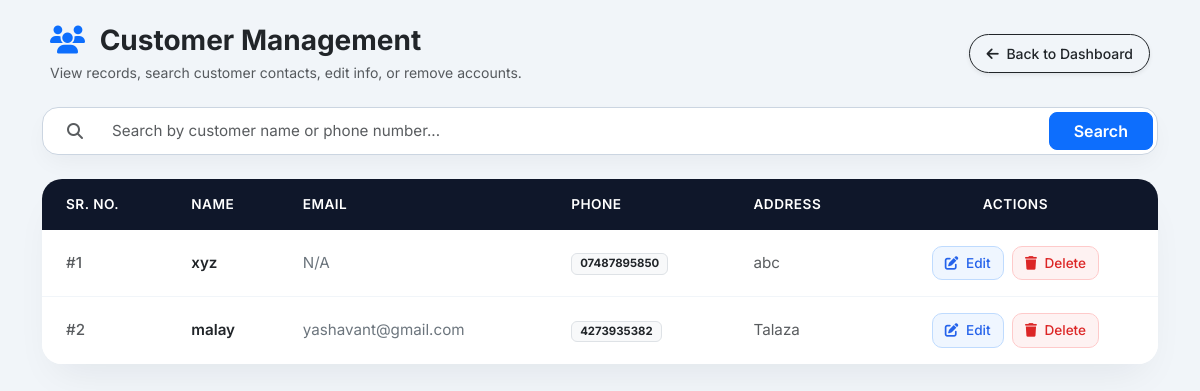
The app's page /customers/ (signed in), older data.
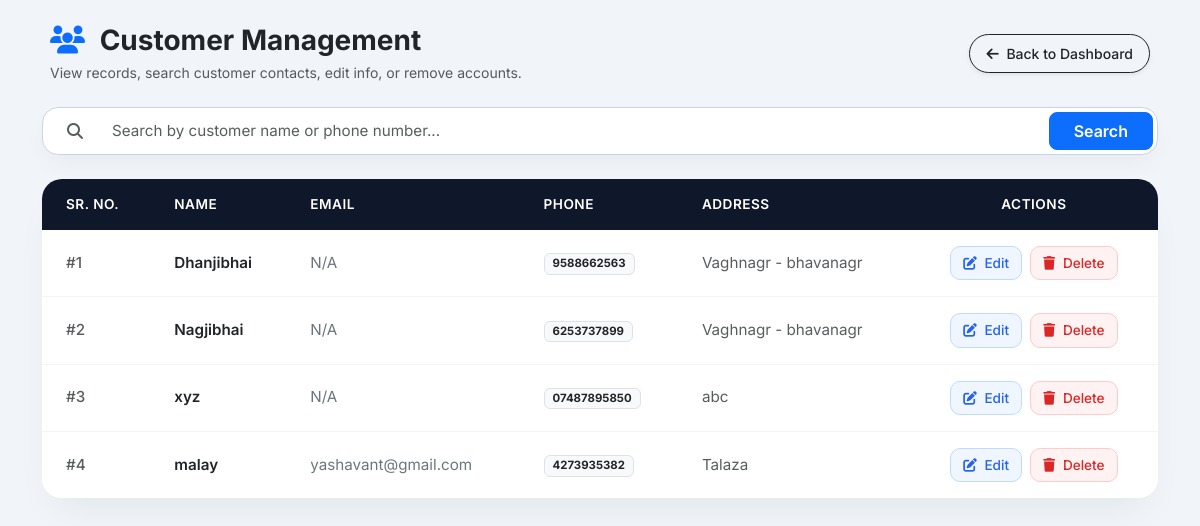
The same page, newer data.
### billing_app/models.py (models this page shows, shortened)
class Customer(models.Model):
    distributor = models.ForeignKey(User, on_delete=models.CASCADE)
    name = models.CharField(max_length=100)
    email = models.EmailField(blank=True, null=True)
    phone = models.CharField(max_length=15)
    address = models.TextField(blank=True, null=True)
    created_at = models.DateTimeField(auto_now_add=True)

### billing_app/views.py (the view)
# urls.py: path('customers/', views.customer_list_view, name='customer_list'),
@login_required(login_url='login')
def customer_list_view(request):
    query = request.GET.get('q', '')
    if query:
        customers = (
            Customer.objects.filter(distributor=request.user, name__icontains=query)
            | Customer.objects.filter(distributor=request.user, phone__icontains=query)
        )
    else:
        customers = Customer.objects.filter(distributor=request.user).order_by('-created_at')
    return render(request, 'billing_app/customer_list.html', {'customers': customers, 'query': query})

### billing_app/templates/billing_app/customer_list.html (shortened to what this page needs)
<!DOCTYPE html>
<html lang="en">
<head>
    <link href="https://cdn.jsdelivr.net/npm/bootstrap@5.3.0/dist/css/bootstrap.min.css" rel="stylesheet">
    <link rel="stylesheet" href="https://cdnjs.cloudflare.com/ajax/libs/font-awesome/6.4.0/css/all.min.css">
</head>
<body class="py-4">
    <div class="container">
        <div class="d-flex justify-content-between align-items-center mb-4 px-2">
            <div>
                <h3 class="fw-bold text-dark mb-1"><i class="fa-solid fa-users text-primary me-2"></i> Customer Management</h3>
                <p class="text-muted small mb-0">View records, search customer contacts, edit info, or remove accounts.</p>
            </div>
            <a href="{% url 'dashboard' %}" class="btn btn-outline-dark btn-sm px-3 py-2 rounded-pill fw-medium shadow-sm">
                <i class="fa-solid fa-arrow-left me-1"></i> Back to Dashboard
            </a>
        </div>
        <form method="GET" class="input-group search-box mb-4">
            <span class="input-group-text bg-transparent border-0 ps-4 text-muted"><i class="fa-solid fa-search"></i></span>
            <input type="text" name="q" value="{{ query }}" class="form-control" placeholder="Search by customer name or phone number...">
            <button class="btn btn-primary px-4 fw-semibold m-1 rounded-3" type="submit">Search</button>
        </form>
        <div class="card table-card">
            <div class="card-body p-0">
                <table class="table table-hover align-middle mb-0">
                    <thead>
                        <tr>
                            <th class="ps-4">Sr. No.</th>
                            <th>Name</th>
                            <th>Email</th>
                            <th>Phone</th>
                            <th>Address</th>
                            <th class="text-center pe-4">Actions</th>
                        </tr>
                    </thead>
                    <tbody>
                        {% for customer in customers %}
                        <tr>
                            <td class="ps-4 fw-medium text-muted">#{{ forloop.counter }}</td>
                            <td class="fw-semibold text-dark">{{ customer.name }}</td>
                            <td><span class="text-secondary">{{ customer.email|default:"N/A" }}</span></td>
                            <td><span class="badge bg-light text-dark border px-2 py-1">{{ customer.phone }}</span></td>
                            <td><span class="text-muted">{{ customer.address|default:"N/A" }}</span></td>
                            <td class="text-center pe-4">
                                <a href="{% url 'update_customer' customer.id %}" class="btn btn-action-edit me-1">
                                    <i class="fa-solid fa-pen-to-square me-1"></i> Edit
                                </a>
                                <button type="button" class="btn btn-action-delete" data-bs-toggle="modal" data-bs-target="#deleteModal{{ customer.id }}">
                                    <i class="fa-solid fa-trash me-1"></i> Delete
                                </button>
                            </td>
                        </tr>
                        {% endfor %}
                    </tbody>
                </table>
            </div>
        </div>
    </div>
</body>
</html>

Row changes from the older to the newer data that the page shows:
added Customer: name "Dhanjibhai", email "N/A", phone "9588662563", address "Vaghnagr - bhavanagr"
added Customer: name "Nagjibhai", email "N/A", phone "6253737899", address "Vaghnagr - bhavanagr"
